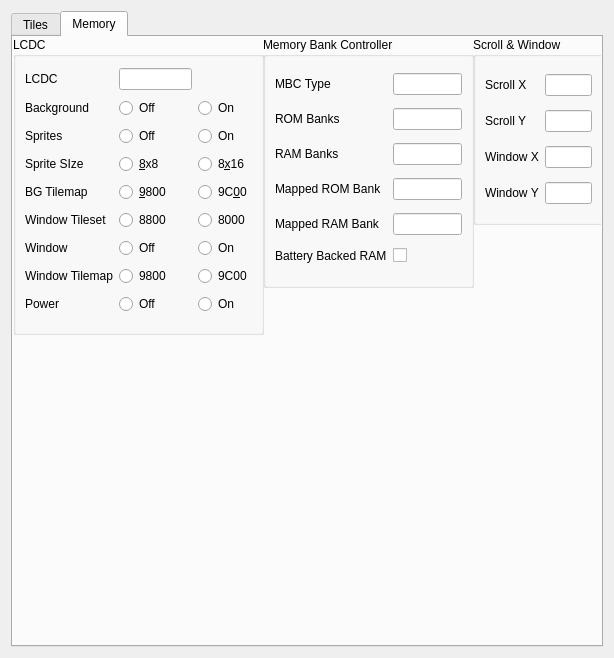
<?xml version="1.0" encoding="UTF-8"?>
<ui version="4.0">
 <class>InfoWindow</class>
 <widget class="QDialog" name="InfoWindow">
  <property name="geometry">
   <rect>
    <x>0</x>
    <y>0</y>
    <width>614</width>
    <height>658</height>
   </rect>
  </property>
  <property name="windowTitle">
   <string>Info Window</string>
  </property>
  <layout class="QGridLayout" name="gridLayout">
   <item row="0" column="0">
    <widget class="QTabWidget" name="tabWidget">
     <property name="currentIndex">
      <number>1</number>
     </property>
     <widget class="QWidget" name="tabTiles">
      <attribute name="title">
       <string>Tiles</string>
      </attribute>
      <widget class="QGraphicsView" name="gvTiles">
       <property name="geometry">
        <rect>
         <x>0</x>
         <y>0</y>
         <width>403</width>
         <height>603</height>
        </rect>
       </property>
      </widget>
      <widget class="QGraphicsView" name="gvTilePreview">
       <property name="geometry">
        <rect>
         <x>435</x>
         <y>0</y>
         <width>128</width>
         <height>128</height>
        </rect>
       </property>
      </widget>
     </widget>
     <widget class="QWidget" name="tab_2">
      <attribute name="title">
       <string>Memory</string>
      </attribute>
      <widget class="QGroupBox" name="groupBox">
       <property name="geometry">
        <rect>
         <x>0</x>
         <y>0</y>
         <width>251</width>
         <height>298</height>
        </rect>
       </property>
       <property name="title">
        <string>LCDC</string>
       </property>
       <layout class="QGridLayout" name="gridLayout_2">
        <item row="0" column="0">
         <widget class="QLabel" name="label_5">
          <property name="text">
           <string>LCDC</string>
          </property>
         </widget>
        </item>
        <item row="1" column="0">
         <widget class="QLabel" name="label_6">
          <property name="text">
           <string>Background</string>
          </property>
         </widget>
        </item>
        <item row="1" column="1">
         <widget class="QRadioButton" name="rbBGEnable0">
          <property name="text">
           <string>Off</string>
          </property>
          <attribute name="buttonGroup">
           <string notr="true">buttonGroup</string>
          </attribute>
         </widget>
        </item>
        <item row="1" column="2">
         <widget class="QRadioButton" name="rbBGEnable1">
          <property name="text">
           <string>On</string>
          </property>
          <attribute name="buttonGroup">
           <string notr="true">buttonGroup</string>
          </attribute>
         </widget>
        </item>
        <item row="2" column="0">
         <widget class="QLabel" name="label_7">
          <property name="text">
           <string>Sprites</string>
          </property>
         </widget>
        </item>
        <item row="2" column="1">
         <widget class="QRadioButton" name="rbSpriteEnable0">
          <property name="text">
           <string>Off</string>
          </property>
          <attribute name="buttonGroup">
           <string notr="true">buttonGroup_2</string>
          </attribute>
         </widget>
        </item>
        <item row="2" column="2">
         <widget class="QRadioButton" name="rbSpriteEnable1">
          <property name="text">
           <string>On</string>
          </property>
          <attribute name="buttonGroup">
           <string notr="true">buttonGroup_2</string>
          </attribute>
         </widget>
        </item>
        <item row="3" column="0">
         <widget class="QLabel" name="label_8">
          <property name="text">
           <string>Sprite SIze</string>
          </property>
         </widget>
        </item>
        <item row="3" column="1">
         <widget class="QRadioButton" name="rbSpriteSize0">
          <property name="text">
           <string>&amp;8x8</string>
          </property>
          <attribute name="buttonGroup">
           <string notr="true">buttonGroup_3</string>
          </attribute>
         </widget>
        </item>
        <item row="3" column="2">
         <widget class="QRadioButton" name="rbSpriteSize1">
          <property name="text">
           <string>8&amp;x16</string>
          </property>
          <attribute name="buttonGroup">
           <string notr="true">buttonGroup_3</string>
          </attribute>
         </widget>
        </item>
        <item row="4" column="0">
         <widget class="QLabel" name="label_9">
          <property name="text">
           <string>BG Tilemap</string>
          </property>
         </widget>
        </item>
        <item row="4" column="1">
         <widget class="QRadioButton" name="rbBGTilemap0">
          <property name="text">
           <string>&amp;9800</string>
          </property>
          <attribute name="buttonGroup">
           <string notr="true">buttonGroup_4</string>
          </attribute>
         </widget>
        </item>
        <item row="4" column="2">
         <widget class="QRadioButton" name="rbBGTilemap1">
          <property name="text">
           <string>9C&amp;00</string>
          </property>
          <attribute name="buttonGroup">
           <string notr="true">buttonGroup_4</string>
          </attribute>
         </widget>
        </item>
        <item row="5" column="0">
         <widget class="QLabel" name="label_10">
          <property name="text">
           <string>Window Tileset</string>
          </property>
         </widget>
        </item>
        <item row="5" column="1">
         <widget class="QRadioButton" name="rbWindowTileset0">
          <property name="text">
           <string>8800</string>
          </property>
          <attribute name="buttonGroup">
           <string notr="true">buttonGroup_5</string>
          </attribute>
         </widget>
        </item>
        <item row="5" column="2">
         <widget class="QRadioButton" name="rbWindowTileset1">
          <property name="text">
           <string>8000</string>
          </property>
          <attribute name="buttonGroup">
           <string notr="true">buttonGroup_5</string>
          </attribute>
         </widget>
        </item>
        <item row="6" column="0">
         <widget class="QLabel" name="label_11">
          <property name="text">
           <string>Window</string>
          </property>
         </widget>
        </item>
        <item row="6" column="1">
         <widget class="QRadioButton" name="rbWindowEnable0">
          <property name="text">
           <string>Off</string>
          </property>
          <attribute name="buttonGroup">
           <string notr="true">buttonGroup_6</string>
          </attribute>
         </widget>
        </item>
        <item row="6" column="2">
         <widget class="QRadioButton" name="rbWindowEnable1">
          <property name="text">
           <string>On</string>
          </property>
          <attribute name="buttonGroup">
           <string notr="true">buttonGroup_6</string>
          </attribute>
         </widget>
        </item>
        <item row="7" column="0">
         <widget class="QLabel" name="label_12">
          <property name="text">
           <string>Window Tilemap</string>
          </property>
         </widget>
        </item>
        <item row="7" column="1">
         <widget class="QRadioButton" name="rbWindowTilemap0">
          <property name="text">
           <string>9800</string>
          </property>
          <attribute name="buttonGroup">
           <string notr="true">buttonGroup_7</string>
          </attribute>
         </widget>
        </item>
        <item row="7" column="2">
         <widget class="QRadioButton" name="rbWindowTilemap1">
          <property name="text">
           <string>9C00</string>
          </property>
          <attribute name="buttonGroup">
           <string notr="true">buttonGroup_7</string>
          </attribute>
         </widget>
        </item>
        <item row="8" column="0">
         <widget class="QLabel" name="label_13">
          <property name="text">
           <string>Power</string>
          </property>
         </widget>
        </item>
        <item row="8" column="1">
         <widget class="QRadioButton" name="rbPower0">
          <property name="text">
           <string>Off</string>
          </property>
          <attribute name="buttonGroup">
           <string notr="true">buttonGroup_8</string>
          </attribute>
         </widget>
        </item>
        <item row="8" column="2">
         <widget class="QRadioButton" name="rbPower1">
          <property name="text">
           <string>On</string>
          </property>
          <attribute name="buttonGroup">
           <string notr="true">buttonGroup_8</string>
          </attribute>
         </widget>
        </item>
        <item row="0" column="1">
         <widget class="QLineEdit" name="txtLCDC">
          <property name="readOnly">
           <bool>true</bool>
          </property>
         </widget>
        </item>
       </layout>
      </widget>
      <widget class="QGroupBox" name="groupBox_2">
       <property name="geometry">
        <rect>
         <x>250</x>
         <y>0</y>
         <width>211</width>
         <height>251</height>
        </rect>
       </property>
       <property name="title">
        <string>Memory Bank Controller</string>
       </property>
       <layout class="QGridLayout" name="gridLayout_3">
        <item row="0" column="1">
         <widget class="QLineEdit" name="txtMbcType">
          <property name="readOnly">
           <bool>true</bool>
          </property>
         </widget>
        </item>
        <item row="1" column="0">
         <widget class="QLabel" name="label_15">
          <property name="text">
           <string>ROM Banks</string>
          </property>
         </widget>
        </item>
        <item row="1" column="1">
         <widget class="QLineEdit" name="txtRomBanks">
          <property name="readOnly">
           <bool>true</bool>
          </property>
         </widget>
        </item>
        <item row="2" column="0">
         <widget class="QLabel" name="label_16">
          <property name="text">
           <string>RAM Banks</string>
          </property>
         </widget>
        </item>
        <item row="4" column="0">
         <widget class="QLabel" name="label_18">
          <property name="text">
           <string>Mapped RAM Bank</string>
          </property>
         </widget>
        </item>
        <item row="3" column="0">
         <widget class="QLabel" name="label_17">
          <property name="text">
           <string>Mapped ROM Bank</string>
          </property>
         </widget>
        </item>
        <item row="4" column="1">
         <widget class="QLineEdit" name="txtMappedRam">
          <property name="readOnly">
           <bool>true</bool>
          </property>
         </widget>
        </item>
        <item row="0" column="0">
         <widget class="QLabel" name="label_14">
          <property name="text">
           <string>MBC Type</string>
          </property>
         </widget>
        </item>
        <item row="3" column="1">
         <widget class="QLineEdit" name="txtMappedRom">
          <property name="readOnly">
           <bool>true</bool>
          </property>
         </widget>
        </item>
        <item row="2" column="1">
         <widget class="QLineEdit" name="txtRamBanks">
          <property name="readOnly">
           <bool>true</bool>
          </property>
         </widget>
        </item>
        <item row="5" column="0">
         <widget class="QLabel" name="label_19">
          <property name="text">
           <string>Battery Backed RAM</string>
          </property>
         </widget>
        </item>
        <item row="5" column="1">
         <widget class="QCheckBox" name="chkBatteryBackedRam">
          <property name="text">
           <string/>
          </property>
         </widget>
        </item>
       </layout>
      </widget>
      <widget class="QGroupBox" name="groupBox_3">
       <property name="geometry">
        <rect>
         <x>460</x>
         <y>0</y>
         <width>131</width>
         <height>188</height>
        </rect>
       </property>
       <property name="title">
        <string>Scroll &amp;&amp; Window</string>
       </property>
       <layout class="QGridLayout" name="gridLayout_4">
        <item row="0" column="0">
         <widget class="QLabel" name="label">
          <property name="text">
           <string>Scroll X</string>
          </property>
         </widget>
        </item>
        <item row="0" column="1">
         <widget class="QLineEdit" name="txtSCX">
          <property name="enabled">
           <bool>true</bool>
          </property>
          <property name="readOnly">
           <bool>true</bool>
          </property>
         </widget>
        </item>
        <item row="1" column="0">
         <widget class="QLabel" name="label_2">
          <property name="text">
           <string>Scroll Y</string>
          </property>
         </widget>
        </item>
        <item row="1" column="1">
         <widget class="QLineEdit" name="txtSCY">
          <property name="readOnly">
           <bool>true</bool>
          </property>
         </widget>
        </item>
        <item row="2" column="0">
         <widget class="QLabel" name="label_3">
          <property name="text">
           <string>Window X</string>
          </property>
         </widget>
        </item>
        <item row="2" column="1">
         <widget class="QLineEdit" name="txtWX">
          <property name="readOnly">
           <bool>true</bool>
          </property>
         </widget>
        </item>
        <item row="3" column="0">
         <widget class="QLabel" name="label_4">
          <property name="text">
           <string>Window Y</string>
          </property>
         </widget>
        </item>
        <item row="3" column="1">
         <widget class="QLineEdit" name="txtWY">
          <property name="readOnly">
           <bool>true</bool>
          </property>
         </widget>
        </item>
       </layout>
      </widget>
     </widget>
    </widget>
   </item>
  </layout>
 </widget>
 <resources/>
 <connections/>
 <buttongroups>
  <buttongroup name="buttonGroup_8"/>
  <buttongroup name="buttonGroup_6"/>
  <buttongroup name="buttonGroup_7"/>
  <buttongroup name="buttonGroup"/>
  <buttongroup name="buttonGroup_5"/>
  <buttongroup name="buttonGroup_2"/>
  <buttongroup name="buttonGroup_3"/>
  <buttongroup name="buttonGroup_4"/>
 </buttongroups>
</ui>
